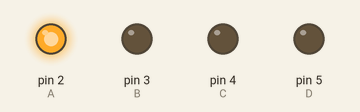
Simulated run of this sketch. Board: Arduino Uno, built with avr-gcc and run on an emulated ATmega328P. Shown: output pins drawn as LEDs (lit = HIGH).

Above: at 0.05 s.
At 0.65 s:
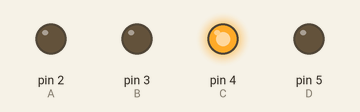
At 1.35 s:
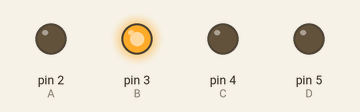
At 2.75 s:
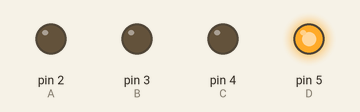
Timing chart, 0 to 3.0 s (numbered marks = the images above):
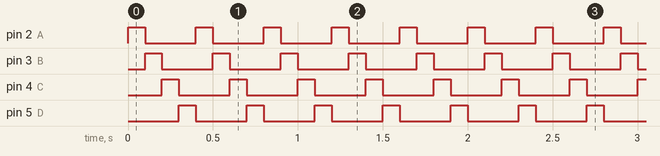

Measured:
- by itself, pin 2 (A), pin 3 (B), pin 4 (C), pin 5 (D): alternates HIGH for 0.10 s and LOW for 0.30 s

The sketch:

step.ino
```cpp
byte A=2,B=3,C=4,D=5;
void setup() {
pinMode(A,OUTPUT);
pinMode(B,OUTPUT);
pinMode(C,OUTPUT);
pinMode(D,OUTPUT);

}

void loop() {
digitalWrite(A,1);
digitalWrite(B,0);
digitalWrite(C,0);
digitalWrite(D,0);
delay(100);
digitalWrite(A,0);
digitalWrite(B,1);
digitalWrite(C,0);
digitalWrite(D,0);
delay(100);
digitalWrite(A,0);
digitalWrite(B,0);
digitalWrite(C,1);
digitalWrite(D,0);
delay(100);
digitalWrite(A,0);
digitalWrite(B,0);
digitalWrite(C,0);
digitalWrite(D,1);
delay(100);

}
```
